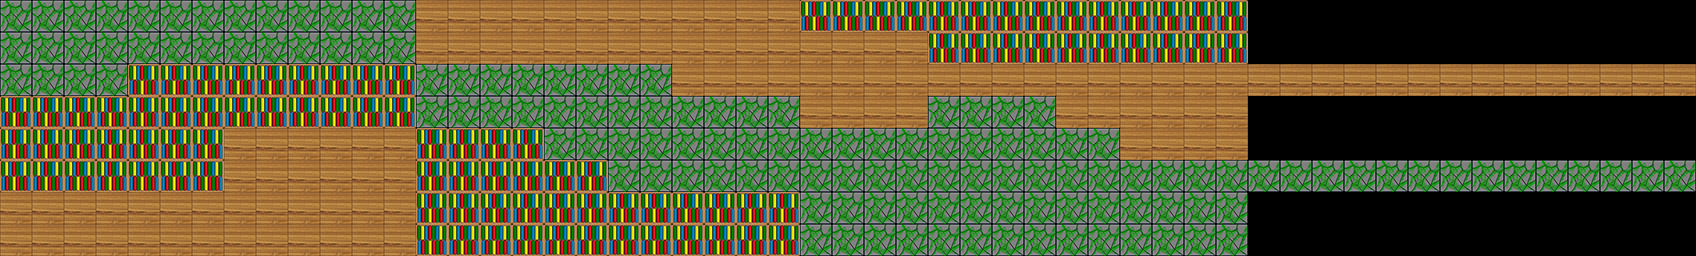

A 2D game scene composited from a Tiled map and its tileset images. What follows is a short description and the map's XML, with each tile layer's data collapsed to a summary:
An orthogonal 53x8 tile map with 32x32 px tiles, 5 tile layers (red, bat, coin, green, ...), 3 tilesets and 18 objects (start, end).

<map version="1.0" tiledversion="1.0.3" orientation="orthogonal" renderorder="right-down" width="53" height="8" tilewidth="32" tileheight="32" nextobjectid="21">
 <tileset firstgid="1" name="blocks" tilewidth="32" tileheight="32" tilecount="3" columns="3">
  <image source="../tiled/blocks.png" width="96" height="32" />
 </tileset>
 <tileset firstgid="4" name="bat" tilewidth="84" tileheight="32" tilecount="3" columns="3">
  <image source="../tiled/bat.png" width="252" height="32" />
 </tileset>
 <tileset firstgid="7" name="coin" tilewidth="32" tileheight="32" tilecount="7" columns="7">
  <image source="../tiled/coins.png" width="224" height="32" />
 </tileset>
 <layer name="red" width="53" height="8">
  <data>[424 cells, 112 non-empty, 1 distinct tile ids]</data>
 </layer>
 <layer name="bat" width="53" height="8">
  <data>[424 cells, 0 non-empty, 0 distinct tile ids]</data>
 </layer>
 <layer name="coin" width="53" height="8">
  <data>[424 cells, 0 non-empty, 0 distinct tile ids]</data>
 </layer>
 <layer name="green" width="53" height="8">
  <data>[424 cells, 94 non-empty, 1 distinct tile ids]</data>
 </layer>
 <layer name="blue" width="53" height="8">
  <data>[424 cells, 134 non-empty, 1 distinct tile ids]</data>
 </layer>
 <objectgroup name="crystals">
  <object id="1" x="1329" y="50">
   <ellipse />
  </object>
  <object id="2" x="1364" y="48">
   <ellipse />
  </object>
  <object id="3" x="1394" y="45">
   <ellipse />
  </object>
  <object id="4" x="1423" y="45">
   <ellipse />
  </object>
  <object id="5" x="1454" y="47">
   <ellipse />
  </object>
  <object id="6" x="1486" y="49">
   <ellipse />
  </object>
  <object id="7" x="1522" y="47">
   <ellipse />
  </object>
  <object id="8" x="1548" y="47">
   <ellipse />
  </object>
  <object id="9" x="1586" y="47">
   <ellipse />
  </object>
  <object id="10" x="1620" y="49">
   <ellipse />
  </object>
 </objectgroup>
 <objectgroup name="spikes">
  <object id="11" x="1329" y="146">
   <ellipse />
  </object>
  <object id="12" x="1424" y="146">
   <ellipse />
  </object>
  <object id="13" x="1523" y="145">
   <ellipse />
  </object>
  <object id="14" x="1549" y="146">
   <ellipse />
  </object>
  <object id="15" x="1650" y="146">
   <ellipse />
  </object>
  <object id="16" x="1680" y="145">
   <ellipse />
  </object>
 </objectgroup>
 <objectgroup name="point">
  <object id="19" name="start" x="41" y="128" />
  <object id="20" name="end" x="1666" y="2" width="37" height="254" />
 </objectgroup>
</map>